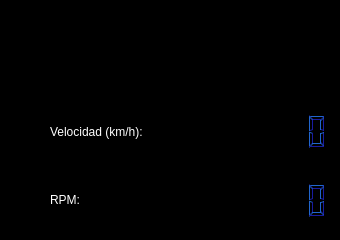
               <widget class="QFrame" name="frame_4">
                <property name="styleSheet">
                 <string notr="true">background-color:rgb(0,0,0);</string>
                </property>
                <property name="frameShape">
                 <enum>QFrame::StyledPanel</enum>
                </property>
                <property name="frameShadow">
                 <enum>QFrame::Raised</enum>
                </property>
                <widget class="QWidget" name="layoutWidget">
                 <property name="geometry">
                  <rect>
                   <x>50</x>
                   <y>100</y>
                   <width>281</width>
                   <height>131</height>
                  </rect>
                 </property>
                 <layout class="QVBoxLayout" name="verticalLayout_10">
                  <item>
                   <layout class="QHBoxLayout" name="horizontalLayout_8">
                    <item>
                     <widget class="QLabel" name="label_4">
                      <property name="styleSheet">
                       <string notr="true">color: white;
font: 87 12pt &quot;Arial-Black&quot;;</string>
                      </property>
                      <property name="text">
                       <string>Velocidad (km/h):</string>
                      </property>
                     </widget>
                    </item>
                    <item>
                     <widget class="QLCDNumber" name="vel_lcd">
                      <property name="minimumSize">
                       <size>
                        <width>0</width>
                        <height>0</height>
                       </size>
                      </property>
                      <property name="palette">
                       <palette>
                        <active>
                         <colorrole role="WindowText">
                          <brush brushstyle="SolidPattern">
                           <color alpha="255">
                            <red>0</red>
                            <green>0</green>
                            <blue>0</blue>
                           </color>
                          </brush>
                         </colorrole>
                         <colorrole role="Button">
                          <brush brushstyle="SolidPattern">
                           <color alpha="255">
                            <red>0</red>
                            <green>0</green>
                            <blue>0</blue>
                           </color>
                          </brush>
                         </colorrole>
                         <colorrole role="Light">
                          <brush brushstyle="SolidPattern">
                           <color alpha="255">
                            <red>33</red>
                            <green>102</green>
                            <blue>204</blue>
                           </color>
                          </brush>
                         </colorrole>
                         <colorrole role="Dark">
                          <brush brushstyle="SolidPattern">
                           <color alpha="255">
                            <red>25</red>
                            <green>28</green>
                            <blue>160</blue>
                           </color>
                          </brush>
                         </colorrole>
                         <colorrole role="Text">
                          <brush brushstyle="SolidPattern">
                           <color alpha="255">
                            <red>0</red>
                            <green>0</green>
                            <blue>0</blue>
                           </color>
                          </brush>
                         </colorrole>
                         <colorrole role="ButtonText">
                          <brush brushstyle="SolidPattern">
                           <color alpha="255">
                            <red>0</red>
                            <green>0</green>
                            <blue>0</blue>
                           </color>
                          </brush>
                         </colorrole>
                         <colorrole role="Base">
                          <brush brushstyle="SolidPattern">
                           <color alpha="255">
                            <red>0</red>
                            <green>0</green>
                            <blue>0</blue>
                           </color>
                          </brush>
                         </colorrole>
                         <colorrole role="Window">
                          <brush brushstyle="SolidPattern">
                           <color alpha="255">
                            <red>0</red>
                            <green>0</green>
                            <blue>0</blue>
                           </color>
                          </brush>
                         </colorrole>
                        </active>
                        <inactive>
                         <colorrole role="WindowText">
                          <brush brushstyle="SolidPattern">
                           <color alpha="255">
                            <red>0</red>
                            <green>0</green>
                            <blue>0</blue>
                           </color>
                          </brush>
                         </colorrole>
                         <colorrole role="Button">
                          <brush brushstyle="SolidPattern">
                           <color alpha="255">
                            <red>0</red>
                            <green>0</green>
                            <blue>0</blue>
                           </color>
                          </brush>
                         </colorrole>
                         <colorrole role="Light">
                          <brush brushstyle="SolidPattern">
                           <color alpha="255">
                            <red>33</red>
                            <green>102</green>
                            <blue>204</blue>
                           </color>
                          </brush>
                         </colorrole>
                         <colorrole role="Dark">
                          <brush brushstyle="SolidPattern">
                           <color alpha="255">
                            <red>25</red>
                            <green>28</green>
                            <blue>160</blue>
                           </color>
                          </brush>
                         </colorrole>
                         <colorrole role="Text">
                          <brush brushstyle="SolidPattern">
                           <color alpha="255">
                            <red>0</red>
                            <green>0</green>
                            <blue>0</blue>
                           </color>
                          </brush>
                         </colorrole>
                         <colorrole role="ButtonText">
                          <brush brushstyle="SolidPattern">
                           <color alpha="255">
                            <red>0</red>
                            <green>0</green>
                            <blue>0</blue>
                           </color>
                          </brush>
                         </colorrole>
                         <colorrole role="Base">
                          <brush brushstyle="SolidPattern">
                           <color alpha="255">
                            <red>0</red>
                            <green>0</green>
                            <blue>0</blue>
                           </color>
                          </brush>
                         </colorrole>
                         <colorrole role="Window">
                          <brush brushstyle="SolidPattern">
                           <color alpha="255">
                            <red>0</red>
                            <green>0</green>
                            <blue>0</blue>
                           </color>
                          </brush>
                         </colorrole>
                        </inactive>
                        <disabled>
                         <colorrole role="WindowText">
                          <brush brushstyle="SolidPattern">
                           <color alpha="255">
                            <red>25</red>
                            <green>28</green>
                            <blue>160</blue>
                           </color>
                          </brush>
                         </colorrole>
                         <colorrole role="Button">
                          <brush brushstyle="SolidPattern">
                           <color alpha="255">
                            <red>0</red>
                            <green>0</green>
                            <blue>0</blue>
                           </color>
                          </brush>
                         </colorrole>
                         <colorrole role="Light">
                          <brush brushstyle="SolidPattern">
                           <color alpha="255">
                            <red>33</red>
                            <green>102</green>
                            <blue>204</blue>
                           </color>
                          </brush>
                         </colorrole>
                         <colorrole role="Dark">
                          <brush brushstyle="SolidPattern">
                           <color alpha="255">
                            <red>25</red>
                            <green>28</green>
                            <blue>160</blue>
                           </color>
                          </brush>
                         </colorrole>
                         <colorrole role="Text">
                          <brush brushstyle="SolidPattern">
                           <color alpha="255">
                            <red>25</red>
                            <green>28</green>
                            <blue>160</blue>
                           </color>
                          </brush>
                         </colorrole>
                         <colorrole role="ButtonText">
                          <brush brushstyle="SolidPattern">
                           <color alpha="255">
                            <red>25</red>
                            <green>28</green>
                            <blue>160</blue>
                           </color>
                          </brush>
                         </colorrole>
                         <colorrole role="Base">
                          <brush brushstyle="SolidPattern">
                           <color alpha="255">
                            <red>0</red>
                            <green>0</green>
                            <blue>0</blue>
                           </color>
                          </brush>
                         </colorrole>
                         <colorrole role="Window">
                          <brush brushstyle="SolidPattern">
                           <color alpha="255">
                            <red>0</red>
                            <green>0</green>
                            <blue>0</blue>
                           </color>
                          </brush>
                         </colorrole>
                        </disabled>
                       </palette>
                      </property>
                      <property name="digitCount">
                       <number>7</number>
                      </property>
                      <property name="intValue" stdset="0">
                       <number>0</number>
                      </property>
                     </widget>
                    </item>
                   </layout>
                  </item>
                  <item>
                   <layout class="QHBoxLayout" name="horizontalLayout_9">
                    <item>
                     <widget class="QLabel" name="label_5">
                      <property name="styleSheet">
                       <string notr="true">color: white;
font: 87 12pt &quot;Arial-Black&quot;;</string>
                      </property>
                      <property name="text">
                       <string>RPM:</string>
                      </property>
                     </widget>
                    </item>
                    <item>
                     <widget class="QLCDNumber" name="rpm_lcd">
                      <property name="minimumSize">
                       <size>
                        <width>0</width>
                        <height>0</height>
                       </size>
                      </property>
                      <property name="palette">
                       <palette>
                        <active>
                         <colorrole role="WindowText">
                          <brush brushstyle="SolidPattern">
                           <color alpha="255">
                            <red>0</red>
                            <green>0</green>
                            <blue>0</blue>
                           </color>
                          </brush>
                         </colorrole>
                         <colorrole role="Button">
                          <brush brushstyle="SolidPattern">
                           <color alpha="255">
                            <red>0</red>
                            <green>0</green>
                            <blue>0</blue>
                           </color>
                          </brush>
                         </colorrole>
                         <colorrole role="Light">
                          <brush brushstyle="SolidPattern">
                           <color alpha="255">
                            <red>33</red>
                            <green>102</green>
                            <blue>204</blue>
                           </color>
                          </brush>
                         </colorrole>
                         <colorrole role="Dark">
                          <brush brushstyle="SolidPattern">
                           <color alpha="255">
                            <red>25</red>
                            <green>28</green>
                            <blue>160</blue>
                           </color>
                          </brush>
                         </colorrole>
                         <colorrole role="Text">
                          <brush brushstyle="SolidPattern">
                           <color alpha="255">
                            <red>0</red>
                            <green>0</green>
                            <blue>0</blue>
                           </color>
                          </brush>
                         </colorrole>
                         <colorrole role="ButtonText">
                          <brush brushstyle="SolidPattern">
                           <color alpha="255">
                            <red>0</red>
                            <green>0</green>
                            <blue>0</blue>
                           </color>
                          </brush>
                         </colorrole>
                         <colorrole role="Base">
                          <brush brushstyle="SolidPattern">
                           <color alpha="255">
                            <red>0</red>
                            <green>0</green>
                            <blue>0</blue>
                           </color>
                          </brush>
                         </colorrole>
                         <colorrole role="Window">
                          <brush brushstyle="SolidPattern">
                           <color alpha="255">
                            <red>0</red>
                            <green>0</green>
                            <blue>0</blue>
                           </color>
                          </brush>
                         </colorrole>
                        </active>
                        <inactive>
                         <colorrole role="WindowText">
                          <brush brushstyle="SolidPattern">
                           <color alpha="255">
                            <red>0</red>
                            <green>0</green>
                            <blue>0</blue>
                           </color>
                          </brush>
                         </colorrole>
                         <colorrole role="Button">
                          <brush brushstyle="SolidPattern">
                           <color alpha="255">
                            <red>0</red>
                            <green>0</green>
                            <blue>0</blue>
                           </color>
                          </brush>
                         </colorrole>
                         <colorrole role="Light">
                          <brush brushstyle="SolidPattern">
                           <color alpha="255">
                            <red>33</red>
                            <green>102</green>
                            <blue>204</blue>
                           </color>
                          </brush>
                         </colorrole>
                         <colorrole role="Dark">
                          <brush brushstyle="SolidPattern">
                           <color alpha="255">
                            <red>25</red>
                            <green>28</green>
                            <blue>160</blue>
                           </color>
                          </brush>
                         </colorrole>
                         <colorrole role="Text">
                          <brush brushstyle="SolidPattern">
                           <color alpha="255">
                            <red>0</red>
                            <green>0</green>
                            <blue>0</blue>
                           </color>
                          </brush>
                         </colorrole>
                         <colorrole role="ButtonText">
                          <brush brushstyle="SolidPattern">
                           <color alpha="255">
                            <red>0</red>
                            <green>0</green>
                            <blue>0</blue>
                           </color>
                          </brush>
                         </colorrole>
                         <colorrole role="Base">
                          <brush brushstyle="SolidPattern">
                           <color alpha="255">
                            <red>0</red>
                            <green>0</green>
                            <blue>0</blue>
                           </color>
                          </brush>
                         </colorrole>
                         <colorrole role="Window">
                          <brush brushstyle="SolidPattern">
                           <color alpha="255">
                            <red>0</red>
                            <green>0</green>
                            <blue>0</blue>
                           </color>
                          </brush>
                         </colorrole>
                        </inactive>
                        <disabled>
                         <colorrole role="WindowText">
                          <brush brushstyle="SolidPattern">
                           <color alpha="255">
                            <red>25</red>
                            <green>28</green>
                            <blue>160</blue>
                           </color>
                          </brush>
                         </colorrole>
                         <colorrole role="Button">
                          <brush brushstyle="SolidPattern">
                           <color alpha="255">
                            <red>0</red>
                            <green>0</green>
                            <blue>0</blue>
                           </color>
                          </brush>
                         </colorrole>
                         <colorrole role="Light">
                          <brush brushstyle="SolidPattern">
                           <color alpha="255">
                            <red>33</red>
                            <green>102</green>
                            <blue>204</blue>
                           </color>
                          </brush>
                         </colorrole>
                         <colorrole role="Dark">
                          <brush brushstyle="SolidPattern">
                           <color alpha="255">
                            <red>25</red>
                            <green>28</green>
                            <blue>160</blue>
                           </color>
                          </brush>
                         </colorrole>
                         <colorrole role="Text">
                          <brush brushstyle="SolidPattern">
                           <color alpha="255">
                            <red>25</red>
                            <green>28</green>
                            <blue>160</blue>
                           </color>
                          </brush>
                         </colorrole>
                         <colorrole role="ButtonText">
                          <brush brushstyle="SolidPattern">
                           <color alpha="255">
                            <red>25</red>
                            <green>28</green>
                            <blue>160</blue>
                           </color>
                          </brush>
                         </colorrole>
                         <colorrole role="Base">
                          <brush brushstyle="SolidPattern">
                           <color alpha="255">
                            <red>0</red>
                            <green>0</green>
                            <blue>0</blue>
                           </color>
                          </brush>
                         </colorrole>
                         <colorrole role="Window">
                          <brush brushstyle="SolidPattern">
                           <color alpha="255">
                            <red>0</red>
                            <green>0</green>
                            <blue>0</blue>
                           </color>
                          </brush>
                         </colorrole>
                        </disabled>
                       </palette>
                      </property>
                      <property name="digitCount">
                       <number>7</number>
                      </property>
                      <property name="intValue" stdset="0">
                       <number>0</number>
                      </property>
                     </widget>
                    </item>
                   </layout>
                  </item>
                 </layout>
                </widget>
                <widget class="QLabel" name="label_13">
                 <property name="geometry">
                  <rect>
                   <x>110</x>
                   <y>10</y>
                   <width>171</width>
                   <height>91</height>
                  </rect>
                 </property>
                 <property name="text">
                  <string/>
                 </property>
                 <property name="pixmap">
                  <pixmap>img/tablero-instrumentos-coche-velocimetro-tacometro-odometro-temperatura-sensor-combustible-ilustracion-vectorial_131573-6.png</pixmap>
                 </property>
                 <property name="scaledContents">
                  <bool>true</bool>
                 </property>
                </widget>
               </widget>
